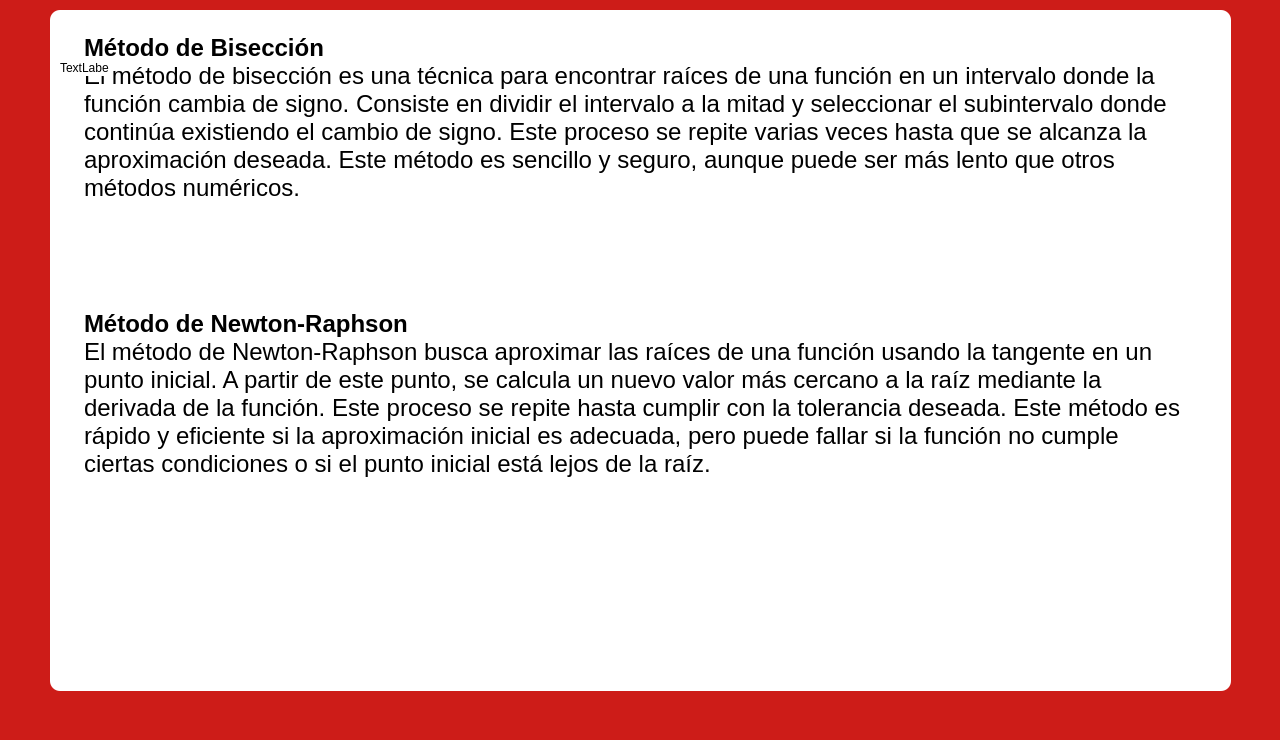
<?xml version="1.0" encoding="UTF-8"?>
<ui version="4.0">
 <class>Form</class>
 <widget class="QWidget" name="Form">
  <property name="geometry">
   <rect>
    <x>0</x>
    <y>0</y>
    <width>1280</width>
    <height>740</height>
   </rect>
  </property>
  <property name="windowTitle">
   <string>Form</string>
  </property>
  <widget class="QWidget" name="widget" native="true">
   <property name="geometry">
    <rect>
     <x>0</x>
     <y>0</y>
     <width>1280</width>
     <height>740</height>
    </rect>
   </property>
   <property name="styleSheet">
    <string notr="true">background-color: #CD1C18;
border: none;</string>
   </property>
   <widget class="QFrame" name="frame_2">
    <property name="geometry">
     <rect>
      <x>50</x>
      <y>10</y>
      <width>1181</width>
      <height>681</height>
     </rect>
    </property>
    <property name="palette">
     <palette>
      <active>
       <colorrole role="Button">
        <brush brushstyle="SolidPattern">
         <color alpha="255">
          <red>255</red>
          <green>255</green>
          <blue>255</blue>
         </color>
        </brush>
       </colorrole>
       <colorrole role="Base">
        <brush brushstyle="SolidPattern">
         <color alpha="255">
          <red>255</red>
          <green>255</green>
          <blue>255</blue>
         </color>
        </brush>
       </colorrole>
       <colorrole role="Window">
        <brush brushstyle="SolidPattern">
         <color alpha="255">
          <red>255</red>
          <green>255</green>
          <blue>255</blue>
         </color>
        </brush>
       </colorrole>
      </active>
      <inactive>
       <colorrole role="Button">
        <brush brushstyle="SolidPattern">
         <color alpha="255">
          <red>255</red>
          <green>255</green>
          <blue>255</blue>
         </color>
        </brush>
       </colorrole>
       <colorrole role="Base">
        <brush brushstyle="SolidPattern">
         <color alpha="255">
          <red>255</red>
          <green>255</green>
          <blue>255</blue>
         </color>
        </brush>
       </colorrole>
       <colorrole role="Window">
        <brush brushstyle="SolidPattern">
         <color alpha="255">
          <red>255</red>
          <green>255</green>
          <blue>255</blue>
         </color>
        </brush>
       </colorrole>
      </inactive>
      <disabled>
       <colorrole role="Button">
        <brush brushstyle="SolidPattern">
         <color alpha="255">
          <red>255</red>
          <green>255</green>
          <blue>255</blue>
         </color>
        </brush>
       </colorrole>
       <colorrole role="Base">
        <brush brushstyle="SolidPattern">
         <color alpha="255">
          <red>255</red>
          <green>255</green>
          <blue>255</blue>
         </color>
        </brush>
       </colorrole>
       <colorrole role="Window">
        <brush brushstyle="SolidPattern">
         <color alpha="255">
          <red>255</red>
          <green>255</green>
          <blue>255</blue>
         </color>
        </brush>
       </colorrole>
      </disabled>
     </palette>
    </property>
    <property name="styleSheet">
     <string notr="true">background-color: #FFFFFF;
border: none;
border-radius: 10px;</string>
    </property>
    <property name="frameShape">
     <enum>QFrame::Shape::StyledPanel</enum>
    </property>
    <property name="frameShadow">
     <enum>QFrame::Shadow::Raised</enum>
    </property>
    <widget class="QTextEdit" name="teoria">
     <property name="geometry">
      <rect>
       <x>30</x>
       <y>20</y>
       <width>1111</width>
       <height>641</height>
      </rect>
     </property>
     <property name="palette">
      <palette>
       <active>
        <colorrole role="WindowText">
         <brush brushstyle="SolidPattern">
          <color alpha="255">
           <red>0</red>
           <green>0</green>
           <blue>0</blue>
          </color>
         </brush>
        </colorrole>
        <colorrole role="Button">
         <brush brushstyle="SolidPattern">
          <color alpha="255">
           <red>255</red>
           <green>255</green>
           <blue>255</blue>
          </color>
         </brush>
        </colorrole>
        <colorrole role="Light">
         <brush brushstyle="SolidPattern">
          <color alpha="255">
           <red>255</red>
           <green>255</green>
           <blue>255</blue>
          </color>
         </brush>
        </colorrole>
        <colorrole role="Midlight">
         <brush brushstyle="SolidPattern">
          <color alpha="255">
           <red>255</red>
           <green>255</green>
           <blue>255</blue>
          </color>
         </brush>
        </colorrole>
        <colorrole role="Dark">
         <brush brushstyle="SolidPattern">
          <color alpha="255">
           <red>127</red>
           <green>127</green>
           <blue>127</blue>
          </color>
         </brush>
        </colorrole>
        <colorrole role="Mid">
         <brush brushstyle="SolidPattern">
          <color alpha="255">
           <red>170</red>
           <green>170</green>
           <blue>170</blue>
          </color>
         </brush>
        </colorrole>
        <colorrole role="Text">
         <brush brushstyle="SolidPattern">
          <color alpha="255">
           <red>0</red>
           <green>0</green>
           <blue>0</blue>
          </color>
         </brush>
        </colorrole>
        <colorrole role="BrightText">
         <brush brushstyle="SolidPattern">
          <color alpha="255">
           <red>255</red>
           <green>255</green>
           <blue>255</blue>
          </color>
         </brush>
        </colorrole>
        <colorrole role="ButtonText">
         <brush brushstyle="SolidPattern">
          <color alpha="255">
           <red>0</red>
           <green>0</green>
           <blue>0</blue>
          </color>
         </brush>
        </colorrole>
        <colorrole role="Base">
         <brush brushstyle="SolidPattern">
          <color alpha="255">
           <red>255</red>
           <green>255</green>
           <blue>255</blue>
          </color>
         </brush>
        </colorrole>
        <colorrole role="Window">
         <brush brushstyle="SolidPattern">
          <color alpha="255">
           <red>255</red>
           <green>255</green>
           <blue>255</blue>
          </color>
         </brush>
        </colorrole>
        <colorrole role="Shadow">
         <brush brushstyle="SolidPattern">
          <color alpha="255">
           <red>0</red>
           <green>0</green>
           <blue>0</blue>
          </color>
         </brush>
        </colorrole>
        <colorrole role="AlternateBase">
         <brush brushstyle="SolidPattern">
          <color alpha="255">
           <red>255</red>
           <green>255</green>
           <blue>255</blue>
          </color>
         </brush>
        </colorrole>
        <colorrole role="ToolTipBase">
         <brush brushstyle="SolidPattern">
          <color alpha="255">
           <red>255</red>
           <green>255</green>
           <blue>220</blue>
          </color>
         </brush>
        </colorrole>
        <colorrole role="ToolTipText">
         <brush brushstyle="SolidPattern">
          <color alpha="255">
           <red>0</red>
           <green>0</green>
           <blue>0</blue>
          </color>
         </brush>
        </colorrole>
        <colorrole role="PlaceholderText">
         <brush brushstyle="SolidPattern">
          <color alpha="127">
           <red>0</red>
           <green>0</green>
           <blue>0</blue>
          </color>
         </brush>
        </colorrole>
        <colorrole role="Accent">
         <brush brushstyle="SolidPattern">
          <color alpha="255">
           <red>255</red>
           <green>255</green>
           <blue>255</blue>
          </color>
         </brush>
        </colorrole>
       </active>
       <inactive>
        <colorrole role="WindowText">
         <brush brushstyle="SolidPattern">
          <color alpha="255">
           <red>0</red>
           <green>0</green>
           <blue>0</blue>
          </color>
         </brush>
        </colorrole>
        <colorrole role="Button">
         <brush brushstyle="SolidPattern">
          <color alpha="255">
           <red>255</red>
           <green>255</green>
           <blue>255</blue>
          </color>
         </brush>
        </colorrole>
        <colorrole role="Light">
         <brush brushstyle="SolidPattern">
          <color alpha="255">
           <red>255</red>
           <green>255</green>
           <blue>255</blue>
          </color>
         </brush>
        </colorrole>
        <colorrole role="Midlight">
         <brush brushstyle="SolidPattern">
          <color alpha="255">
           <red>255</red>
           <green>255</green>
           <blue>255</blue>
          </color>
         </brush>
        </colorrole>
        <colorrole role="Dark">
         <brush brushstyle="SolidPattern">
          <color alpha="255">
           <red>127</red>
           <green>127</green>
           <blue>127</blue>
          </color>
         </brush>
        </colorrole>
        <colorrole role="Mid">
         <brush brushstyle="SolidPattern">
          <color alpha="255">
           <red>170</red>
           <green>170</green>
           <blue>170</blue>
          </color>
         </brush>
        </colorrole>
        <colorrole role="Text">
         <brush brushstyle="SolidPattern">
          <color alpha="255">
           <red>0</red>
           <green>0</green>
           <blue>0</blue>
          </color>
         </brush>
        </colorrole>
        <colorrole role="BrightText">
         <brush brushstyle="SolidPattern">
          <color alpha="255">
           <red>255</red>
           <green>255</green>
           <blue>255</blue>
          </color>
         </brush>
        </colorrole>
        <colorrole role="ButtonText">
         <brush brushstyle="SolidPattern">
          <color alpha="255">
           <red>0</red>
           <green>0</green>
           <blue>0</blue>
          </color>
         </brush>
        </colorrole>
        <colorrole role="Base">
         <brush brushstyle="SolidPattern">
          <color alpha="255">
           <red>255</red>
           <green>255</green>
           <blue>255</blue>
          </color>
         </brush>
        </colorrole>
        <colorrole role="Window">
         <brush brushstyle="SolidPattern">
          <color alpha="255">
           <red>255</red>
           <green>255</green>
           <blue>255</blue>
          </color>
         </brush>
        </colorrole>
        <colorrole role="Shadow">
         <brush brushstyle="SolidPattern">
          <color alpha="255">
           <red>0</red>
           <green>0</green>
           <blue>0</blue>
          </color>
         </brush>
        </colorrole>
        <colorrole role="AlternateBase">
         <brush brushstyle="SolidPattern">
          <color alpha="255">
           <red>255</red>
           <green>255</green>
           <blue>255</blue>
          </color>
         </brush>
        </colorrole>
        <colorrole role="ToolTipBase">
         <brush brushstyle="SolidPattern">
          <color alpha="255">
           <red>255</red>
           <green>255</green>
           <blue>220</blue>
          </color>
         </brush>
        </colorrole>
        <colorrole role="ToolTipText">
         <brush brushstyle="SolidPattern">
          <color alpha="255">
           <red>0</red>
           <green>0</green>
           <blue>0</blue>
          </color>
         </brush>
        </colorrole>
        <colorrole role="PlaceholderText">
         <brush brushstyle="SolidPattern">
          <color alpha="127">
           <red>0</red>
           <green>0</green>
           <blue>0</blue>
          </color>
         </brush>
        </colorrole>
        <colorrole role="Accent">
         <brush brushstyle="SolidPattern">
          <color alpha="255">
           <red>255</red>
           <green>255</green>
           <blue>255</blue>
          </color>
         </brush>
        </colorrole>
       </inactive>
       <disabled>
        <colorrole role="WindowText">
         <brush brushstyle="SolidPattern">
          <color alpha="255">
           <red>127</red>
           <green>127</green>
           <blue>127</blue>
          </color>
         </brush>
        </colorrole>
        <colorrole role="Button">
         <brush brushstyle="SolidPattern">
          <color alpha="255">
           <red>255</red>
           <green>255</green>
           <blue>255</blue>
          </color>
         </brush>
        </colorrole>
        <colorrole role="Light">
         <brush brushstyle="SolidPattern">
          <color alpha="255">
           <red>255</red>
           <green>255</green>
           <blue>255</blue>
          </color>
         </brush>
        </colorrole>
        <colorrole role="Midlight">
         <brush brushstyle="SolidPattern">
          <color alpha="255">
           <red>255</red>
           <green>255</green>
           <blue>255</blue>
          </color>
         </brush>
        </colorrole>
        <colorrole role="Dark">
         <brush brushstyle="SolidPattern">
          <color alpha="255">
           <red>127</red>
           <green>127</green>
           <blue>127</blue>
          </color>
         </brush>
        </colorrole>
        <colorrole role="Mid">
         <brush brushstyle="SolidPattern">
          <color alpha="255">
           <red>170</red>
           <green>170</green>
           <blue>170</blue>
          </color>
         </brush>
        </colorrole>
        <colorrole role="Text">
         <brush brushstyle="SolidPattern">
          <color alpha="255">
           <red>127</red>
           <green>127</green>
           <blue>127</blue>
          </color>
         </brush>
        </colorrole>
        <colorrole role="BrightText">
         <brush brushstyle="SolidPattern">
          <color alpha="255">
           <red>255</red>
           <green>255</green>
           <blue>255</blue>
          </color>
         </brush>
        </colorrole>
        <colorrole role="ButtonText">
         <brush brushstyle="SolidPattern">
          <color alpha="255">
           <red>127</red>
           <green>127</green>
           <blue>127</blue>
          </color>
         </brush>
        </colorrole>
        <colorrole role="Base">
         <brush brushstyle="SolidPattern">
          <color alpha="255">
           <red>255</red>
           <green>255</green>
           <blue>255</blue>
          </color>
         </brush>
        </colorrole>
        <colorrole role="Window">
         <brush brushstyle="SolidPattern">
          <color alpha="255">
           <red>255</red>
           <green>255</green>
           <blue>255</blue>
          </color>
         </brush>
        </colorrole>
        <colorrole role="Shadow">
         <brush brushstyle="SolidPattern">
          <color alpha="255">
           <red>0</red>
           <green>0</green>
           <blue>0</blue>
          </color>
         </brush>
        </colorrole>
        <colorrole role="AlternateBase">
         <brush brushstyle="SolidPattern">
          <color alpha="255">
           <red>255</red>
           <green>255</green>
           <blue>255</blue>
          </color>
         </brush>
        </colorrole>
        <colorrole role="ToolTipBase">
         <brush brushstyle="SolidPattern">
          <color alpha="255">
           <red>255</red>
           <green>255</green>
           <blue>220</blue>
          </color>
         </brush>
        </colorrole>
        <colorrole role="ToolTipText">
         <brush brushstyle="SolidPattern">
          <color alpha="255">
           <red>0</red>
           <green>0</green>
           <blue>0</blue>
          </color>
         </brush>
        </colorrole>
        <colorrole role="PlaceholderText">
         <brush brushstyle="SolidPattern">
          <color alpha="127">
           <red>127</red>
           <green>127</green>
           <blue>127</blue>
          </color>
         </brush>
        </colorrole>
        <colorrole role="Accent">
         <brush brushstyle="SolidPattern">
          <color alpha="255">
           <red>255</red>
           <green>255</green>
           <blue>255</blue>
          </color>
         </brush>
        </colorrole>
       </disabled>
      </palette>
     </property>
     <property name="font">
      <font>
       <pointsize>18</pointsize>
      </font>
     </property>
     <property name="verticalScrollBarPolicy">
      <enum>Qt::ScrollBarPolicy::ScrollBarAlwaysOff</enum>
     </property>
     <property name="readOnly">
      <bool>true</bool>
     </property>
     <property name="html">
      <string>&lt;!DOCTYPE HTML PUBLIC &quot;-//W3C//DTD HTML 4.0//EN&quot; &quot;http://www.w3.org/TR/REC-html40/strict.dtd&quot;&gt;
&lt;html&gt;&lt;head&gt;&lt;meta name=&quot;qrichtext&quot; content=&quot;1&quot; /&gt;&lt;meta charset=&quot;utf-8&quot; /&gt;&lt;style type=&quot;text/css&quot;&gt;
p, li { white-space: pre-wrap; }
hr { height: 1px; border-width: 0; }
li.unchecked::marker { content: &quot;\2610&quot;; }
li.checked::marker { content: &quot;\2612&quot;; }
&lt;/style&gt;&lt;/head&gt;&lt;body style=&quot; font-family:'Segoe UI'; font-size:18pt; font-weight:400; font-style:normal;&quot;&gt;
&lt;p style=&quot; margin-top:12px; margin-bottom:12px; margin-left:0px; margin-right:0px; -qt-block-indent:0; text-indent:0px;&quot;&gt;&lt;span style=&quot; font-weight:700;&quot;&gt;Método de Bisección&lt;/span&gt;&lt;br /&gt;El método de bisección es una técnica para encontrar raíces de una función en un intervalo donde la función cambia de signo. Consiste en dividir el intervalo a la mitad y seleccionar el subintervalo donde continúa existiendo el cambio de signo. Este proceso se repite varias veces hasta que se alcanza la aproximación deseada. Este método es sencillo y seguro, aunque puede ser más lento que otros métodos numéricos.&lt;/p&gt;
&lt;p style=&quot;-qt-paragraph-type:empty; margin-top:0px; margin-bottom:0px; margin-left:0px; margin-right:0px; -qt-block-indent:0; text-indent:0px;&quot;&gt;&lt;br /&gt;&lt;/p&gt;
&lt;p style=&quot;-qt-paragraph-type:empty; margin-top:0px; margin-bottom:0px; margin-left:0px; margin-right:0px; -qt-block-indent:0; text-indent:0px;&quot;&gt;&lt;br /&gt;&lt;/p&gt;
&lt;p style=&quot;-qt-paragraph-type:empty; margin-top:0px; margin-bottom:0px; margin-left:0px; margin-right:0px; -qt-block-indent:0; text-indent:0px;&quot;&gt;&lt;br /&gt;&lt;/p&gt;
&lt;p style=&quot; margin-top:12px; margin-bottom:12px; margin-left:0px; margin-right:0px; -qt-block-indent:0; text-indent:0px;&quot;&gt;&lt;span style=&quot; font-weight:700;&quot;&gt;Método de Newton-Raphson&lt;/span&gt;&lt;br /&gt;El método de Newton-Raphson busca aproximar las raíces de una función usando la tangente en un punto inicial. A partir de este punto, se calcula un nuevo valor más cercano a la raíz mediante la derivada de la función. Este proceso se repite hasta cumplir con la tolerancia deseada. Este método es rápido y eficiente si la aproximación inicial es adecuada, pero puede fallar si la función no cumple ciertas condiciones o si el punto inicial está lejos de la raíz.&lt;/p&gt;&lt;/body&gt;&lt;/html&gt;</string>
     </property>
    </widget>
    <widget class="QLabel" name="label_2">
     <property name="geometry">
      <rect>
       <x>10</x>
       <y>50</y>
       <width>49</width>
       <height>16</height>
      </rect>
     </property>
     <property name="text">
      <string>TextLabel</string>
     </property>
    </widget>
    <widget class="QLabel" name="formula_1">
     <property name="geometry">
      <rect>
       <x>500</x>
       <y>210</y>
       <width>211</width>
       <height>101</height>
      </rect>
     </property>
     <property name="text">
      <string/>
     </property>
     <property name="pixmap">
      <pixmap resource="../resources.qrc">:/resources/resources/icons/formula_1.png</pixmap>
     </property>
    </widget>
    <widget class="QLabel" name="formula_2">
     <property name="geometry">
      <rect>
       <x>520</x>
       <y>540</y>
       <width>211</width>
       <height>91</height>
      </rect>
     </property>
     <property name="text">
      <string/>
     </property>
     <property name="pixmap">
      <pixmap resource="../resources.qrc">:/resources/resources/icons/formula_2.png</pixmap>
     </property>
    </widget>
   </widget>
  </widget>
 </widget>
 <resources>
  <include location="../resources.qrc"/>
 </resources>
 <connections/>
</ui>
